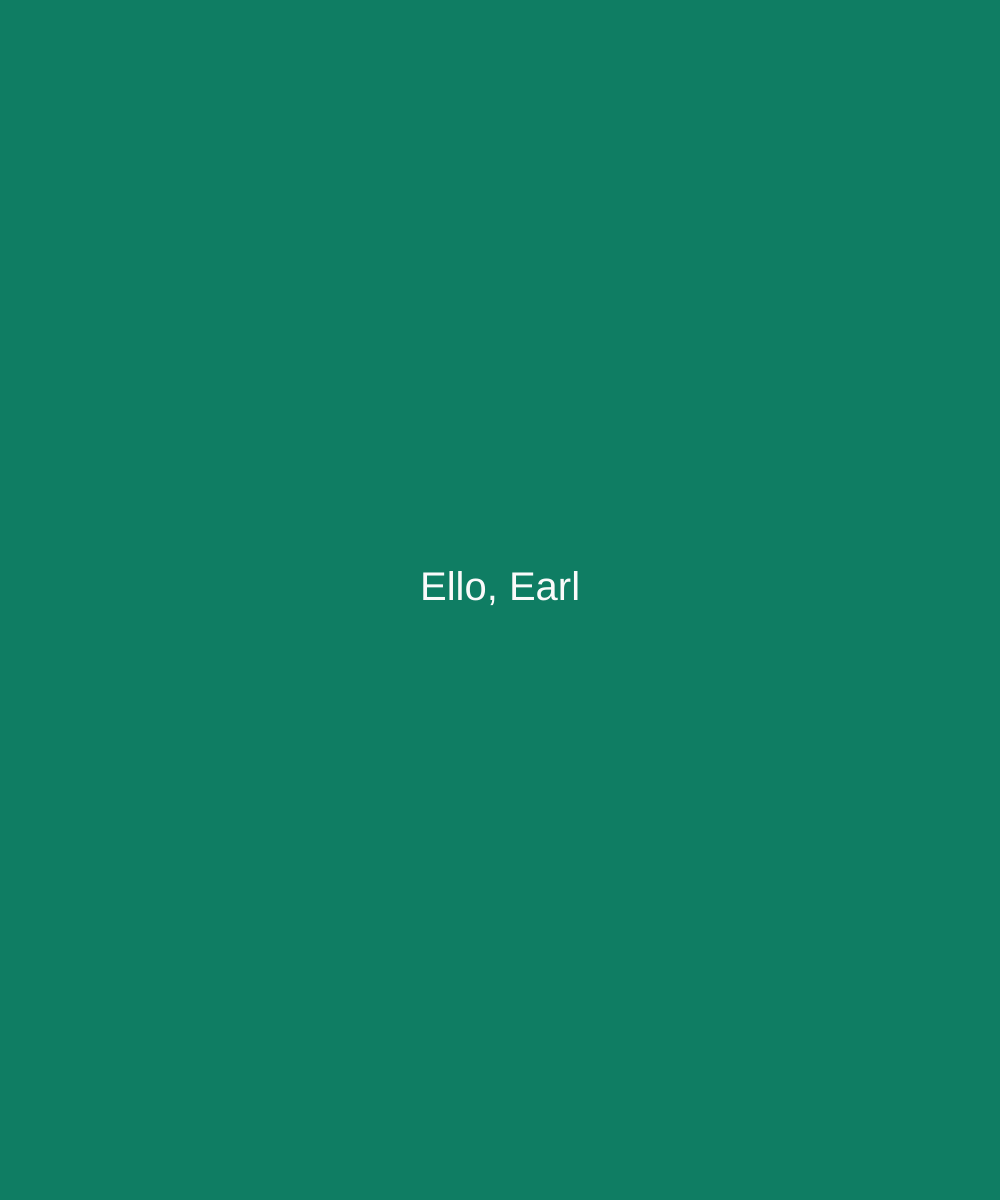
Frame 1 (no input)
Frame 60 (no input): identical to frame 1, image omitted
Frame 120 (the mouse pressed at the canvas centre since frame 60): identical to frame 1, image omitted

The p5.js sketch that drew this single still picture (run headless with seeded random() and noise() and a simulated clock; from frame 60 on, the mouse is pressed at the canvas centre):

// p5.js sketch
// ── sketch.js

// Setup code goes here
function setup() {
  createCanvas(1000, 1200);
  textSize(40);
  textAlign(CENTER);
 }


// Draw code goes here
function draw() {
  background(15,125,99);
  fill(250);
  text("Ello, Earl", width/2, height/2);
}
